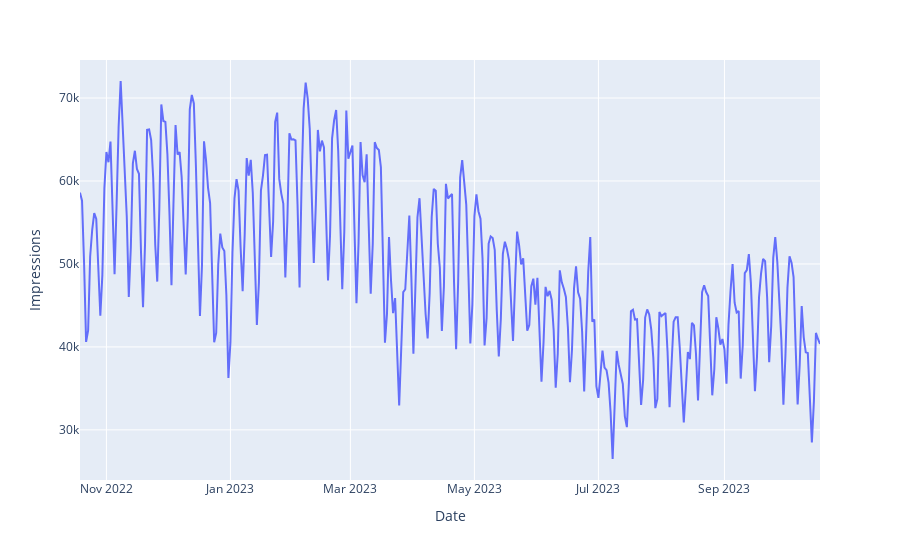

Here is the notebook cell this chart was saved with:
### Code cell
px.line(df, x="Date", y="Impressions")

### Figure 1 — Plotly figure (JSON) as saved in the notebook; plotly's stock layout.template omitted (floating-point values rounded to 4 significant figures; data arrays with more than 128 entries replaced by an {"elided": "..."} marker saying what was removed)
{"data": [{"hovertemplate": "Date=%{x}<br>Impressions=%{y}<extra></extra>", "legendgroup": "", "line": {"color": "#636efa", "dash": "solid"}, "marker": {"symbol": "circle"}, "mode": "lines", "name": "", "orientation": "v", "showlegend": false, "type": "scatter", "x": {"elided": "365 str values"}, "xaxis": "x", "y": {"elided": "365 int values"}, "yaxis": "y"}], "layout": {"autosize": true, "legend": {"tracegroupgap": 0}, "margin": {"t": 60}, "xaxis": {"anchor": "y", "autorange": true, "domain": [0, 1], "range": ["2022-10-19", "2023-10-18"], "title": {"text": "Date"}, "type": "date"}, "yaxis": {"anchor": "x", "autorange": true, "domain": [0, 1], "range": [23960.0, 74580.0], "title": {"text": "Impressions"}, "type": "linear"}}}
